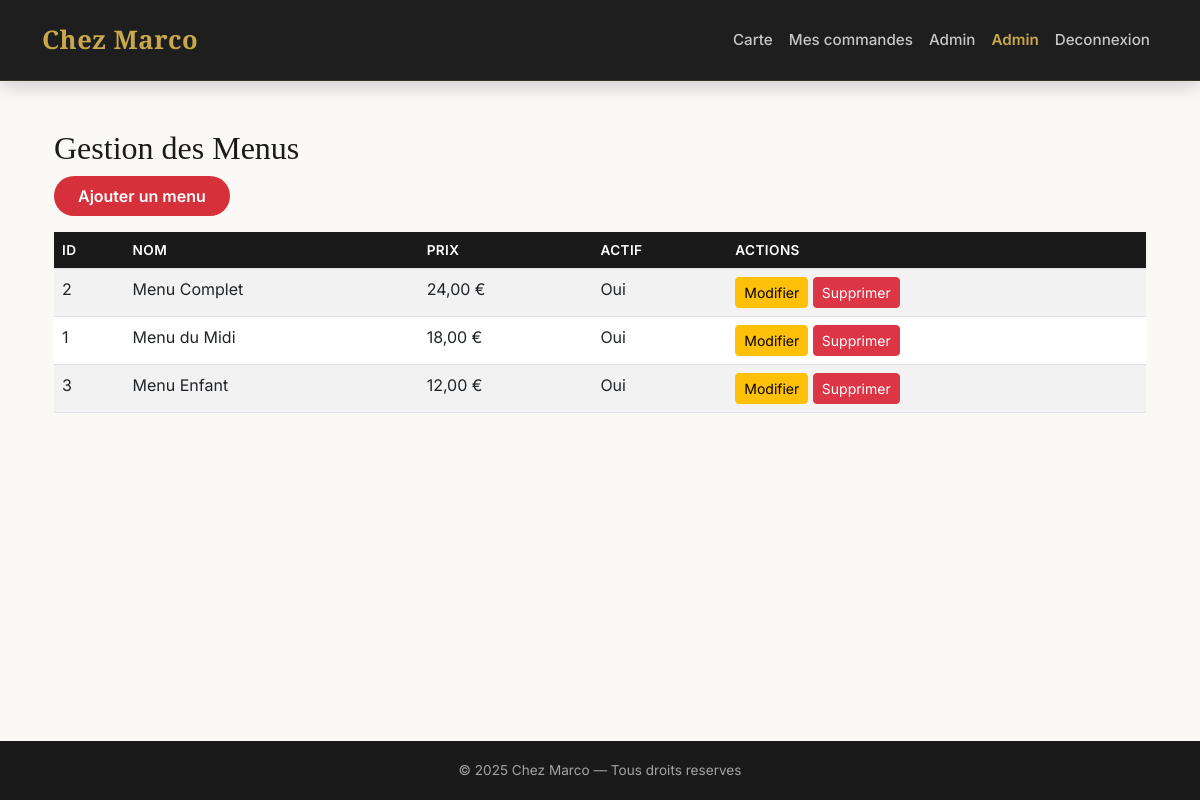
The page /?action=menus (signed in) on the database its author committed.
### tables this page shows
CREATE TABLE menus (
    id          INT AUTO_INCREMENT PRIMARY KEY,
    nom         VARCHAR(150) NOT NULL,
    description TEXT,
    prix        DECIMAL(6,2) NOT NULL,
    actif       TINYINT(1)   NOT NULL DEFAULT 1
);

### controllers/MenuController.php (called while the page is built, shortened)
<?php
require_once 'models/Menu.php';
class MenuController {
    private Menu $menuModel;
    public function __construct(PDO $pdo) {
        $this->menuModel = new Menu($pdo);
    }
    public function index() {
        $menus = $this->menuModel->getAll();
        require 'views/layout/header.php';
        require 'views/menus/index.php';
        require 'views/layout/footer.php';
    }
}

### models/Menu.php (called while the page is built, shortened)
<?php
class Menu {
    private PDO $pdo;
    public function __construct(PDO $pdo) {
        $this->pdo = $pdo;
    }
    public function getAll(): array {
        return $this->pdo->query('SELECT * FROM menus ORDER BY nom')->fetchAll();
    }
}

### views/menus/index.php (the view, shortened to what this page needs)
<div class="container mt-4">
    <h2>Gestion des Menus</h2>
    <a href="<?= BASE_URL ?>?action=menu_create" class="btn btn-primary mb-3">Ajouter un menu</a>
    <table class="table table-striped">
        <thead>
            <tr>
                <th>ID</th>
                <th>Nom</th>
                <th>Prix</th>
                <th>Actif</th>
                <th>Actions</th>
            </tr>
        </thead>
        <tbody>
            <?php foreach ($menus as $menu): ?>
                <tr>
                    <td><?= htmlspecialchars($menu['id']) ?></td>
                    <td><?= htmlspecialchars($menu['nom']) ?></td>
                    <td><?= number_format($menu['prix'], 2, ',', ' ') ?> €</td>
                    <td><?= $menu['actif'] ? 'Oui' : 'Non' ?></td>
                    <td>
                        <a href="<?= BASE_URL ?>?action=menu_edit&id=<?= $menu['id'] ?>" class="btn btn-sm btn-warning">Modifier</a>
                        <form action="<?= BASE_URL ?>?action=menu_delete" method="POST" class="d-inline" onsubmit="return confirm('Supprimer ce menu ?');">
                            <button type="submit" class="btn btn-sm btn-danger">Supprimer</button>
                        </form>
                    </td>
                </tr>
            <?php endforeach; ?>
        </tbody>
    </table>
</div>

### public/css/style.css (style rules this page uses)
:root { --color-noir: #1A1A1A; --color-blanc: #FBF9F6; --color-blanc-pur: #FFFFFF; --color-dore: #C9A84C; --color-rouge: #D6303A; --color-gris: #6c757d; --color-gris-clair: #e9e5df; --font-titre: 'Playfair Display', Georgia, serif; --font-corps: 'Inter', system-ui, sans-serif; --radius: 12px; --shadow-card: 0 4px 15px rgba(0, 0, 0, 0.04); --transition: 0.2s ease; }
body { background-color: var(--color-blanc); font-family: var(--font-corps); color: var(--color-noir); min-height: 100vh; display: flex; flex-direction: column; }
h1, h2, h3, h4 { font-family: var(--font-titre); color: var(--color-noir); }
.btn-primary, .btn-marco { background-color: var(--color-rouge); border: none; border-radius: 25px; padding: 0.5rem 1.5rem; font-weight: 600; transition: background-color var(--transition), transform var(--transition); }
.table th { background-color: var(--color-noir); color: #fff; font-weight: 600; font-size: 0.85rem; text-transform: uppercase; letter-spacing: 0.03em; }

### rows shown on the page
menus: id "2", nom "Menu Complet", prix "24,00", actif "Oui"
menus: id "1", nom "Menu du Midi", prix "18,00", actif "Oui"
menus: id "3", nom "Menu Enfant", prix "12,00", actif "Oui"

### other values the page prints
$_SESSION['nom'] "Admin"
